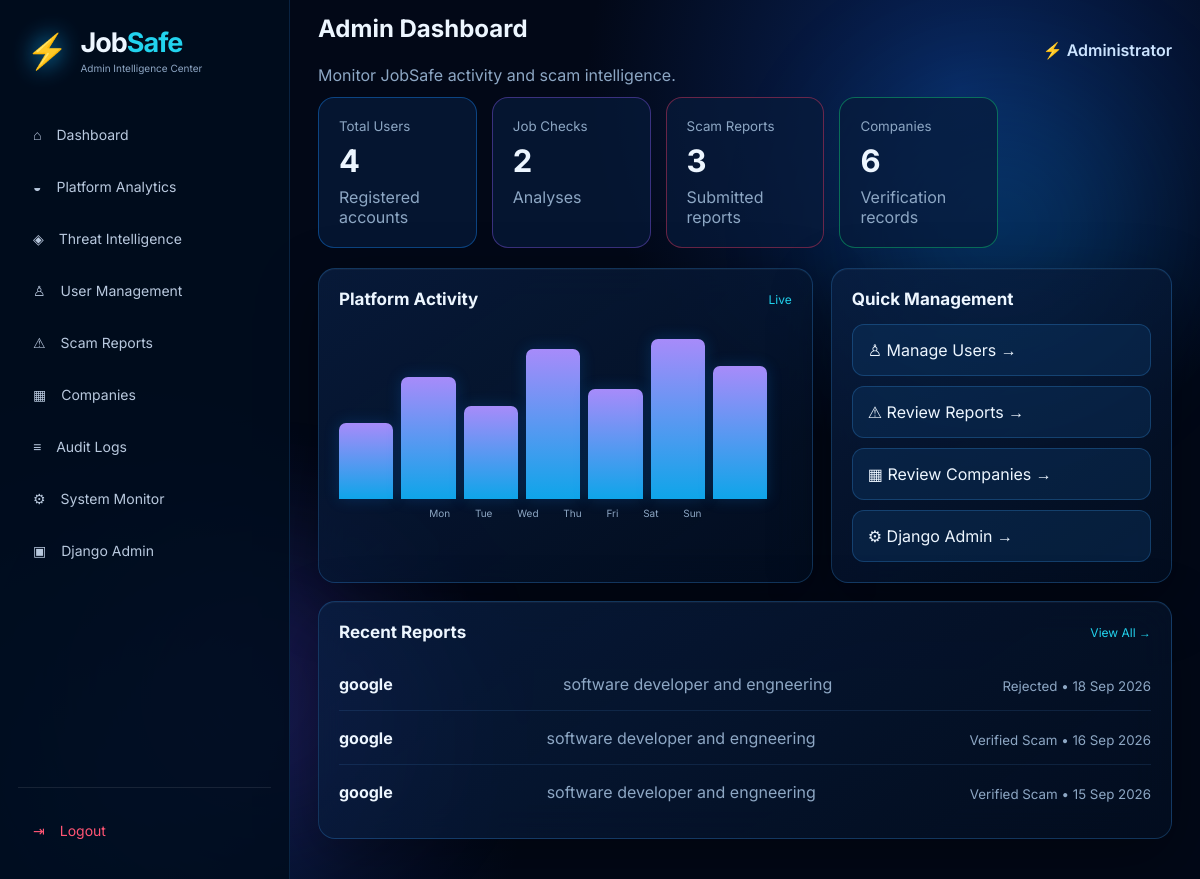
/admin-dashboard/ (signed in), run on the app's committed database.
### reports/models.py (models this page shows, shortened)
class ScamReport(models.Model):
    STATUS_CHOICES = [
        ('Pending', 'Pending'),
        ('Under Review', 'Under Review'),
        ('Verified Scam', 'Verified Scam'),
        ('Rejected', 'Rejected'),
    ]
    SCAM_TYPES = [
        ('Registration Fee', 'Registration Fee'),
        ('Fake Recruiter', 'Fake Recruiter'),
        ('Fake Job Offer', 'Fake Job Offer'),
        ('WhatsApp/Telegram Scam', 'WhatsApp/Telegram Scam'),
        ('Fake Website', 'Fake Website'),
        ('Credential Theft', 'Credential Theft'),
        ('Other', 'Other'),
    ]
    user = models.ForeignKey(User, on_delete=models.CASCADE, related_name='scam_reports')
    company = models.CharField(max_length=200)
    job_title = models.CharField(max_length=200)
    recruiter_name = models.CharField(max_length=200, blank=True)
    recruiter_contact = models.CharField(max_length=200, blank=True)
    job_url = models.URLField(blank=True)
    scam_type = models.CharField(max_length=60, choices=SCAM_TYPES, default='Other')
    payment_requested = models.CharField(max_length=100, blank=True)
    evidence_url = models.URLField(blank=True)
    description = models.TextField()
    status = models.CharField(max_length=30, choices=STATUS_CHOICES, default='Pending')
    admin_note = models.TextField(blank=True)
    created_at = models.DateTimeField(auto_now_add=True)
    updated_at = models.DateTimeField(auto_now=True)

### accounts/views.py (the view)
# urls.py: path("admin-dashboard/", views.admin_dashboard, name="admin_dashboard"),
@user_passes_test(
    lambda u: u.is_staff,
    login_url="/admin-login/"
)
def admin_dashboard(request):
    recent_company_checks = (
        CompanyCheck.objects
        .select_related("user")
        .order_by("-created_at")[:10]
    )
    return render(
        request,
        "admin-dashboard.html",
        {
            "users": User.objects.count(),
            "checks": JobCheck.objects.count(),
            "reports": ScamReport.objects.count(),
            "companies": CompanyCheck.objects.count(),
            "recent_reports": (
                ScamReport.objects
                .order_by("-created_at")[:6]
            ),
            "recent_company_checks": recent_company_checks
        }
    )

### templates/admin-dashboard.html (shortened to what this page needs)
{% extends "base.html" %}
{% block content %}
<div class="app-shell">
    {% include "partials/admin-sidebar.html" %}
    <main class="main">
        <header class="topbar">
            <div>
                <h2>
                    Admin Dashboard
                </h2>
                <p class="muted">
                    Monitor JobSafe activity and scam intelligence.
                </p>
            </div>
            <div class="user-chip">
                ⚡ Administrator
            </div>
        </header>
        <div class="stats">
            <div class="stat blue">
                <small>
                    Total Users
                </small>
                <b>
                    {{ users }}
                </b>
                <span>
                    Registered accounts
                </span>
            </div>
            <div class="stat purple">
                <small>
                    Job Checks
                </small>
                <b>
                    {{ checks }}
                </b>
                <span>
                    Analyses
                </span>
            </div>
            <div class="stat red">
                <small>
                    Scam Reports
                </small>
                <b>
                    {{ reports }}
                </b>
                <span>
                    Submitted reports
                </span>
            </div>
            <div class="stat green">
                <small>
                    Companies
                </small>
                <b>
                    {{ companies }}
                </b>
                <span>
                    Verification records
                </span>
            </div>
        </div>
        <div class="grid-2">
            <section class="panel glass">
                <div class="panel-title">
                    <h2>
                        Platform Activity
                    </h2>
                    <span>
                        Live
                    </span>
                </div>
                <div class="admin-bars">
                    <i style="height: 45%;"></i>
                    <i style="height: 72%;"></i>
                    <i style="height: 55%;"></i>
                    <i style="height: 88%;"></i>
                    <i style="height: 65%;"></i>
                    <i style="height: 94%;"></i>
                    <i style="height: 78%;"></i>
                </div>
                <div class="chart-labels">
                    Mon Tue Wed Thu Fri Sat Sun
                </div>
            </section>
            <section class="panel glass">
                <div class="panel-title">
                    <h2>
                        Quick Management
                    </h2>
                </div>
                <div class="admin-actions">
                    <a href="{% url 'admin_users' %}">
                        ♙ Manage Users →
                    </a>
                    <a href="{% url 'admin_reports' %}">
                        ⚠ Review Reports →
                    </a>
                    <a href="{% url 'admin_companies' %}">
                        ▦ Review Companies →
                    </a>
                    <a href="/admin/">
                        ⚙ Django Admin →
                    </a>
                </div>
            </section>
        </div>
        <section class="panel glass">
            <div class="panel-title">
                <h2>
                    Recent Reports
                </h2>
                <a href="{% url 'admin_reports' %}">
                    View All →
                </a>
            </div>
            {% for r in recent_reports %}
            <div class="list-item">
                <b>
                    {{ r.company }}
                </b>
                <span>
                    {{ r.job_title }}
                </span>
                <small>
                    {{ r.status }}
                    •
                    {{ r.created_at|date:"d M Y" }}
                </small>
            </div>
            {% empty %}
            <div class="empty">
                No reports yet.
            </div>
            {% endfor %}
        </section>
    </main>
</div>
{% endblock %}

### static/css/style.css (style rules this page uses)
:root { --bg: #020817; --panel: rgba(7, 24, 52, .72); --line: rgba(63, 168, 255, .24); --blue: #1ea7ff; --cyan: #22d3ee; --green: #10e981; --orange: #ffb21c; --red: #ff3d65; --purple: #8b5cf6; --text: #edf6ff; --muted: #8da7c4; --shadow: 0 20px 60px rgba(0, 0, 0, .35); }
* { box-sizing: border-box; }
html { scroll-behavior: smooth; }
body { margin: 0; background: radial-gradient( circle at 80% 10%, #09245b 0, transparent 30% ), radial-gradient( circle at 10% 90%, #071d45 0, transparent 30% ), var(--bg); color: var(--text); font-family: Inter, Arial, sans-serif; min-height: 100vh; }
a { text-decoration: none; color: inherit; }
.glass { background: linear-gradient( 145deg, rgba(9, 31, 66, .78), rgba(3, 15, 34, .68) ); border: 1px solid var(--line); box-shadow: var(--shadow), inset 0 1px rgba(255, 255, 255, .04); backdrop-filter: blur(18px); }
p { color: var(--muted); line-height: 1.6; }
.app-shell { display: flex; min-height: 100vh; }
.main { margin-left: 290px; width: calc(100% - 290px); padding: 22px 28px 40px; position: relative; z-index: 1; }
.topbar { height: 55px; display: flex; align-items: center; justify-content: space-between; margin-bottom: 14px; position: relative; z-index: 1000; overflow: visible !important; isolation: auto; }
.topbar { animation: headerFloat 2.5s ease-in-out infinite; }
.user-chip { color: #cce4ff; font-weight: 600; }
.stats { display: grid; grid-template-columns: repeat(5, 1fr); gap: 15px; margin: 20px 0; }
.stat { padding: 20px; border-radius: 16px; border: 1px solid var(--line); background: rgba(7, 27, 59, .72); transition: .3s; position: relative; overflow: hidden; }
.stat:before { content: ""; position: absolute; inset: -1px; background: linear-gradient( 120deg, transparent, rgba(255, 255, 255, .12), transparent ); transform: translateX(-100%); transition: .7s; }
.stat small, .stat span { display: block; color: var(--muted); }
.stat b { font-size: 31px; display: block; margin: 8px 0; }
.stat.blue { border-color: #188cff66; }
.stat.green { border-color: #10e98166; }
.stat.red { border-color: #ff3d6566; }
.stat.purple { border-color: #8b5cf666; }
.grid-2 { display: grid; grid-template-columns: 1.45fr 1fr; gap: 18px; margin-bottom: 18px; }
.panel { border-radius: 17px; padding: 20px; min-width: 0; }
.panel-title { display: flex; align-items: center; justify-content: space-between; margin-bottom: 15px; }
.panel-title h2 { font-size: 17px; margin: 0; }
.panel-title a, .panel-title span { font-size: 12px; color: var(--cyan); }
.mini-chart, .admin-bars { height: 100px; display: flex; align-items: end; gap: 8px; margin-top: 20px; }
.list-item { display: flex; align-items: center; justify-content: space-between; gap: 15px; padding: 14px; border-bottom: 1px solid rgba(255, 255, 255, .07); }
.list-item span, .list-item small { color: var(--muted); }
.admin-actions { display: grid; gap: 10px; }
.admin-actions a { padding: 15px; border-radius: 12px; background: rgba(12, 52, 96, .45); border: 1px solid var(--line); transition: .25s; }
.admin-bars { height: 170px; }
.admin-bars i { width: 12%; background: linear-gradient( #a78bfa, #0ea5e9 ); border-radius: 7px 7px 0 0; box-shadow: 0 0 16px #168cff33; }
.chart-labels { color: var(--muted); font-size: 10px; word-spacing: 22px; text-align: center; margin-top: 8px; }
.stat { animation: contentFloat 2.5s ease-in-out infinite; }
.stat:nth-child(1) { animation-delay: 0s; }
.stat:nth-child(2) { animation-delay: .25s; }
.stat:nth-child(3) { animation-delay: .5s; }
.stat:nth-child(4) { animation-delay: .75s; }
.panel { animation: contentFloat 3s ease-in-out infinite; }
.topbar { position: relative !important; z-index: 1000 !important; overflow: visible !important; }
.main { position: relative; z-index: 1; }
.list-item { display:flex;justify-content:space-between;align-items:center;gap:16px;padding:16px 0;border-bottom:1px solid rgba(90,168,255,.12) }
.list-item:last-child { border-bottom:0 }
.list-item small { display:block;color:var(--muted);margin-top:5px }

### data on the page
ScamReport: company "google", job_title "software developer and engneering", status "Rejected", created_at "18 Sep 2026"
ScamReport: company "google", job_title "software developer and engneering", status "Verified Scam", created_at "16 Sep 2026"
ScamReport: company "google", job_title "software developer and engneering", status "Verified Scam", created_at "15 Sep 2026"

### other printed values
{{ users }} "4"
{{ checks }} "2"
{{ reports }} "3"
{{ companies }} "6"
